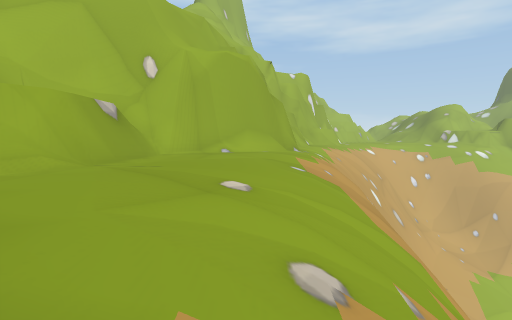
view 1 (above)

24 first-person views from a walk through a 3-D level made in the Unity game engine. The camera is 1.3 m above the floor, tilts 4° down and sees 80° across. The floor is counted in squares, 2 m on a side. Each view is taken from the middle of a square. On the plan, view 1 faces up. The plan holds only what a view shows up to about 10 squares ahead; the rest is blank. The place goes on beyond the plan. Some animated figures are left out.

view 2
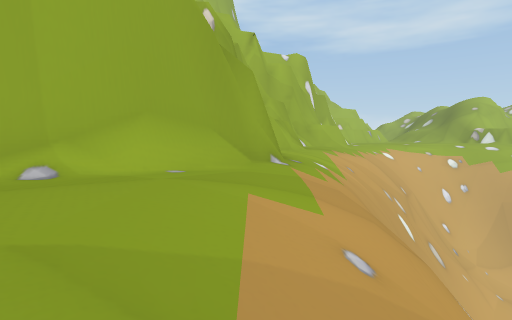

view 3
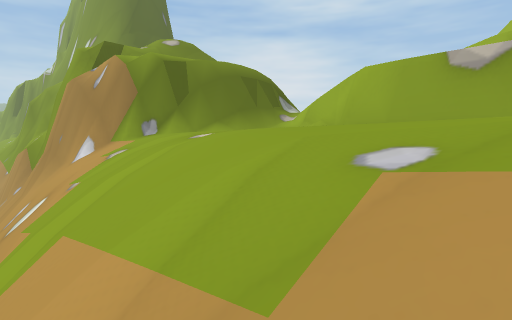

view 4
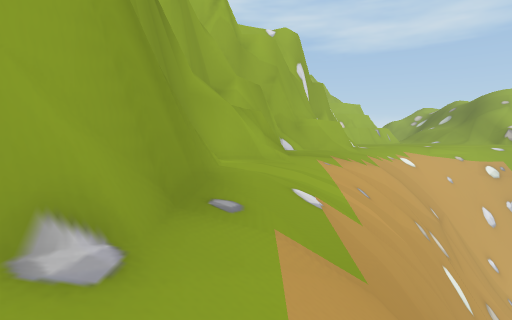

view 5
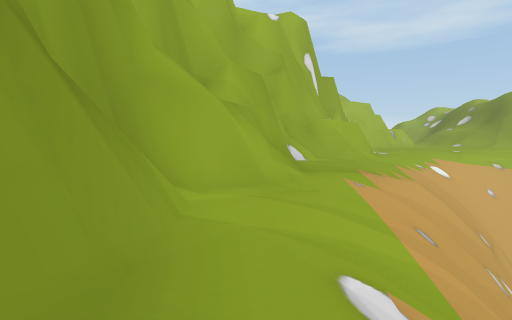

view 6
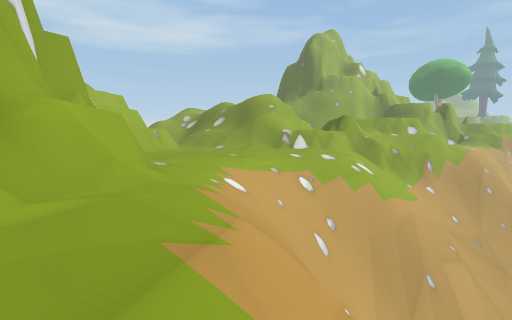

view 7
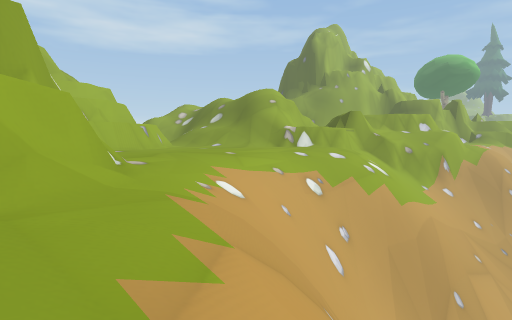

view 8
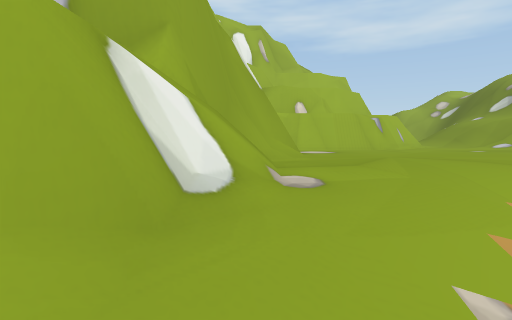

view 9
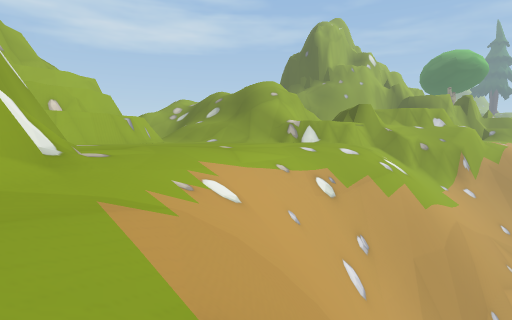

view 10
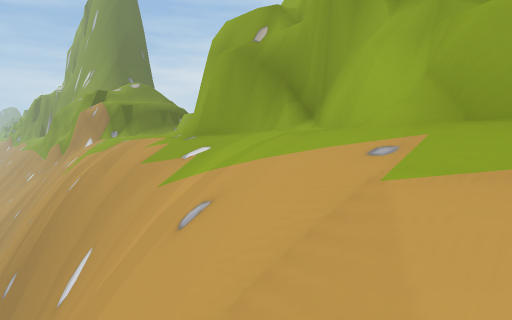

view 11
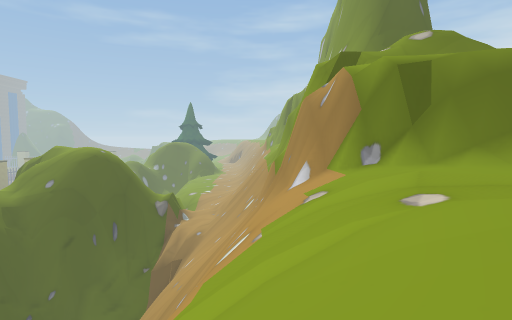

view 12
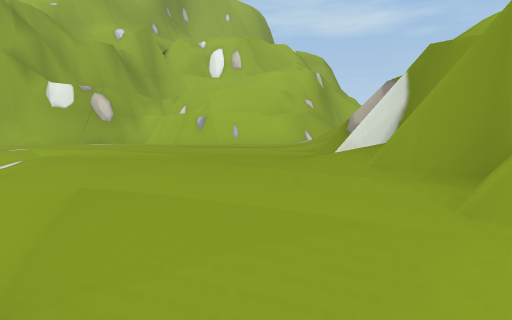

view 13
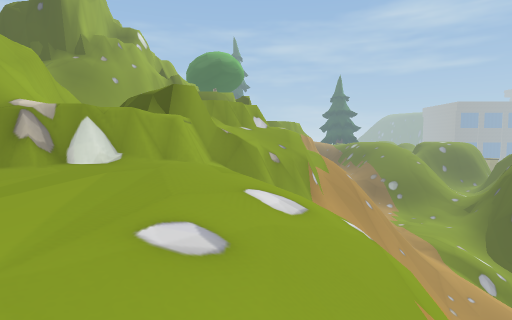

view 14
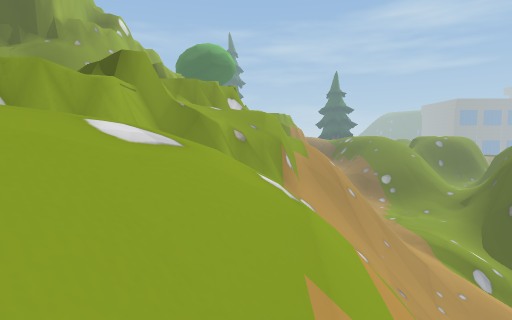

view 15
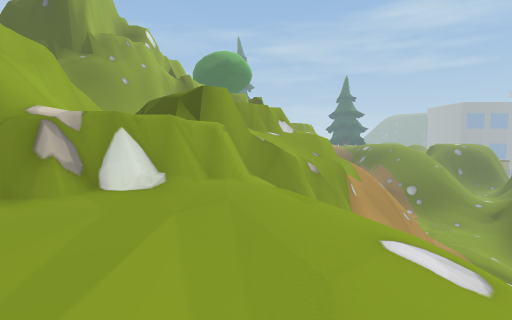

view 16
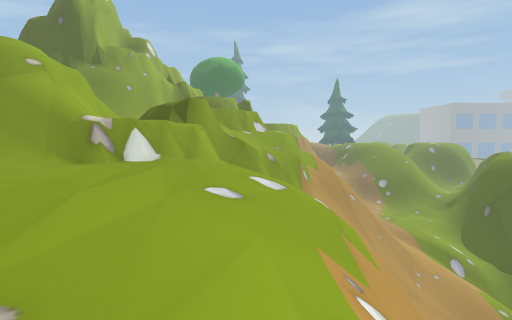

view 17
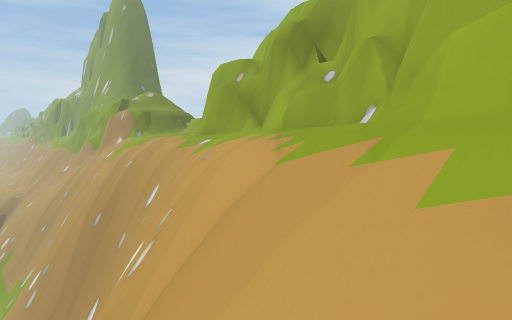

view 18
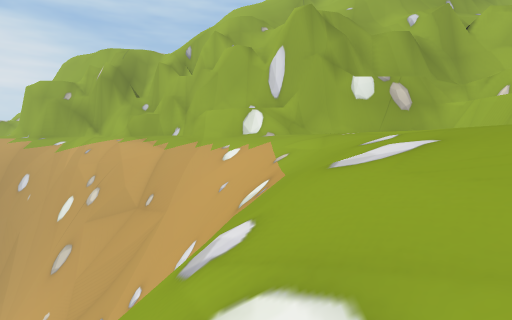

view 19
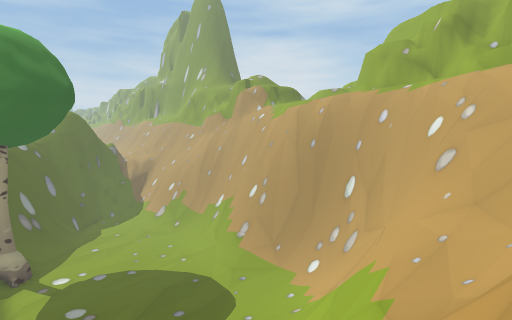

view 20
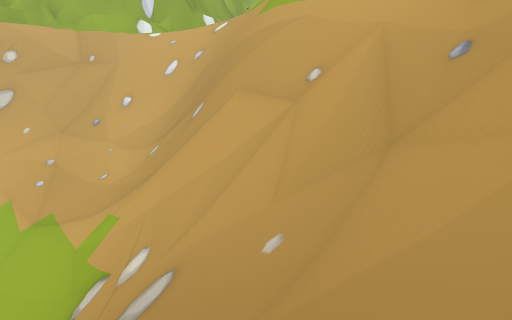

view 21
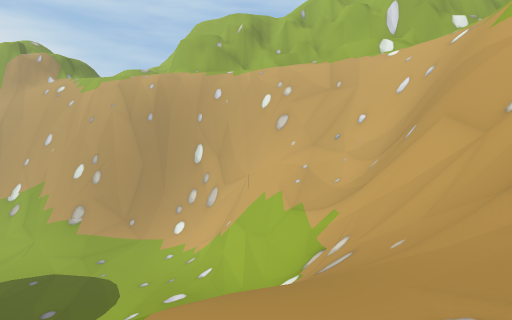

view 22
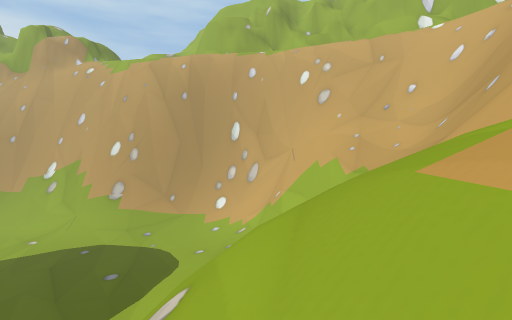

view 23
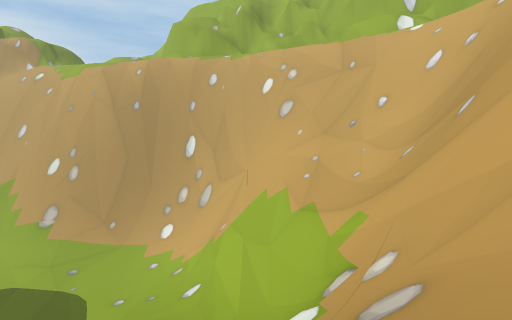

view 24
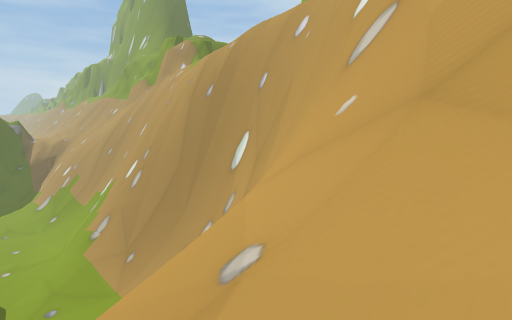

### Floor plan
Key: @ floor where view 1 was taken; # wall or solid block; x gap in a wall; . main floor; : floor 0.75 m higher than the main floor; - floor 0.75 m lower than the main floor; + floor 1.75 m higher than the main floor; _ floor 16.75 m lower than the main floor; < floor 20 m lower than the main floor; / step, stairs or slope; = window, fence, low wall or low ledge; v drop or lower ground.
Columns run from 6 left of view 1 to 22 right of it. Each row starts with its distance up from view 1.
 25             #........##   ==
 24             #........./#+=##
 23            ##........../v#=
 22           ##/.--////--// ##
 21           #=/-/////////   ##
 20          ###///vvvvvvv=/  /##
 19          ##///vv### vvvv=////
 18         ##.//v ######  ##///=
 17         #.-/vv##////####////#
 16         #.//v #/////=##//////
 15        ##-/vv##=////=#///////
 14        #///vv##vv/////   ////
 13        #-/vvv#  ##//__   ////
 12        #-/vv    //////    ///
 11        #//vv    //////    v
 10       ##/vv  #  <<<////
  9       ##/vv  #/<<<<<<<<
  8    ####-/vv  #//<<<<<<
  7    ##..//vv  #//<<<<<<
  6   ##=..//vv   //<<<<<<
  5    #=.-//vv    /< <<<
  4    ==.-//vv       <<
  3    =..-/v
  2   x...//v
  1  :###.//v
  0 =#####@/v
 -1      ##vv
 -2       #vvv
 -3       #v#=v
 -4       ### v
 -5         #//

Positions as (right, up) in squares from view 1, and headings:
1: (0, 0), facing up
2: (1, 5), facing up
3: (2, 6), facing down-left
4: (2, 9), facing up
5: (2, 11), facing up
6: (3, 15), facing up-right
7: (4, 16), facing up-right
8: (6, 19), facing up
9: (5, 17), facing up-right
10: (5, 16), facing down-left
11: (1, 5), facing down
12: (17, 22), facing up-left
13: (11, 22), facing right
14: (12, 21), facing right
15: (12, 23), facing right
16: (9, 22), facing right
17: (8, 20), facing down-left
18: (16, 21), facing left
19: (19, 18), facing down-left
20: (20, 14), facing up-left
21: (22, 14), facing left
22: (22, 12), facing left
23: (20, 14), facing left
24: (11, 17), facing down-left
